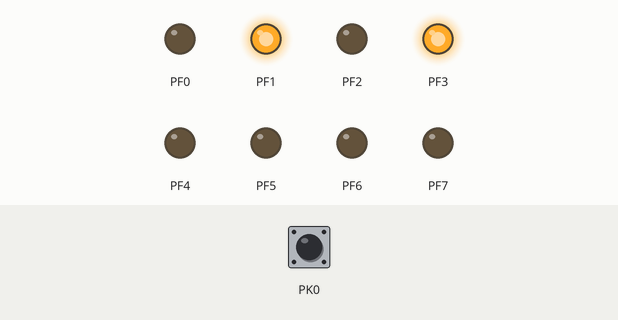
The program below on a simulated ATmega2560, built with avr-gcc and emulated at 16 MHz. Shown: output pins drawn as LEDs (lit = HIGH). The test bench sets the inputs (shaded band); at power-on: PK0 HIGH.

Above: at 1.2 s.
1.3 s: PK0 pulled LOW for 0.15 s
At 1.37 s:
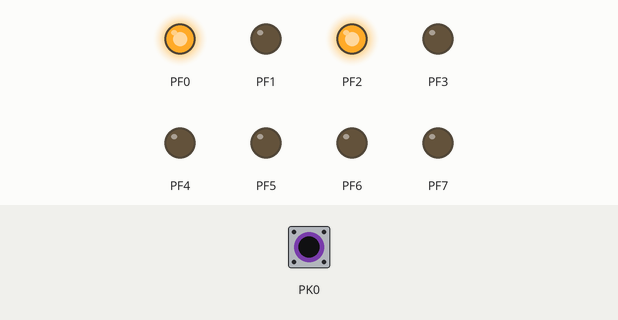
2.9 s: PK0 pulled LOW for 3.2 s
At 7.0 s:
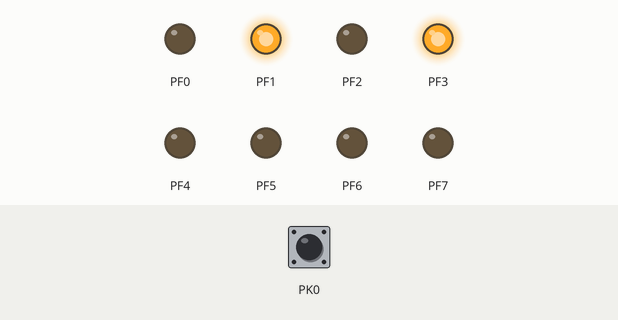
Timing chart, 0 to 8.5 s (numbered marks = the images above; inputs shaded):
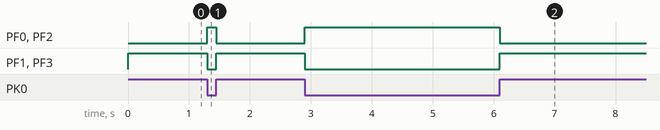

The program:

main.c
```c
/*
 * Pull-up.c
 *
 * Created: 30/09/2020 17:02:11
 * Author : Wels
 */
#define F_CPU 16000000UL

#include <avr/io.h>
#include <util/delay.h>


int main(void)
{
	DDRK &= ~_BV(0); //-> _BV(0) -> 1>> BIT 0;// entradas K0
	PORTK |= _BV(0);// habilita resistencias pull up pk0
	DDRF = 0xFF;
	PORTF = 0x00;
    /* Replace with your application code */
    while (1)
    {
		//if (!(PINK & (1<<0)))
		if(bit_is_clear(PINK,PK0))
		{
			PORTF = 0x05;
		}
		else{
			PORTF = 0x0A;
		}
    }
}
```

Measured:
- after the input at 1.3 s, PF0, PF2: LOW → HIGH at once, → LOW 0.15 s later; PF1, PF3: HIGH → LOW at once, → HIGH 0.15 s later
- after the input at 2.9 s, PF0, PF2: LOW → HIGH at once, → LOW 3.2 s later; PF1, PF3: HIGH → LOW at once, → HIGH 3.2 s later
